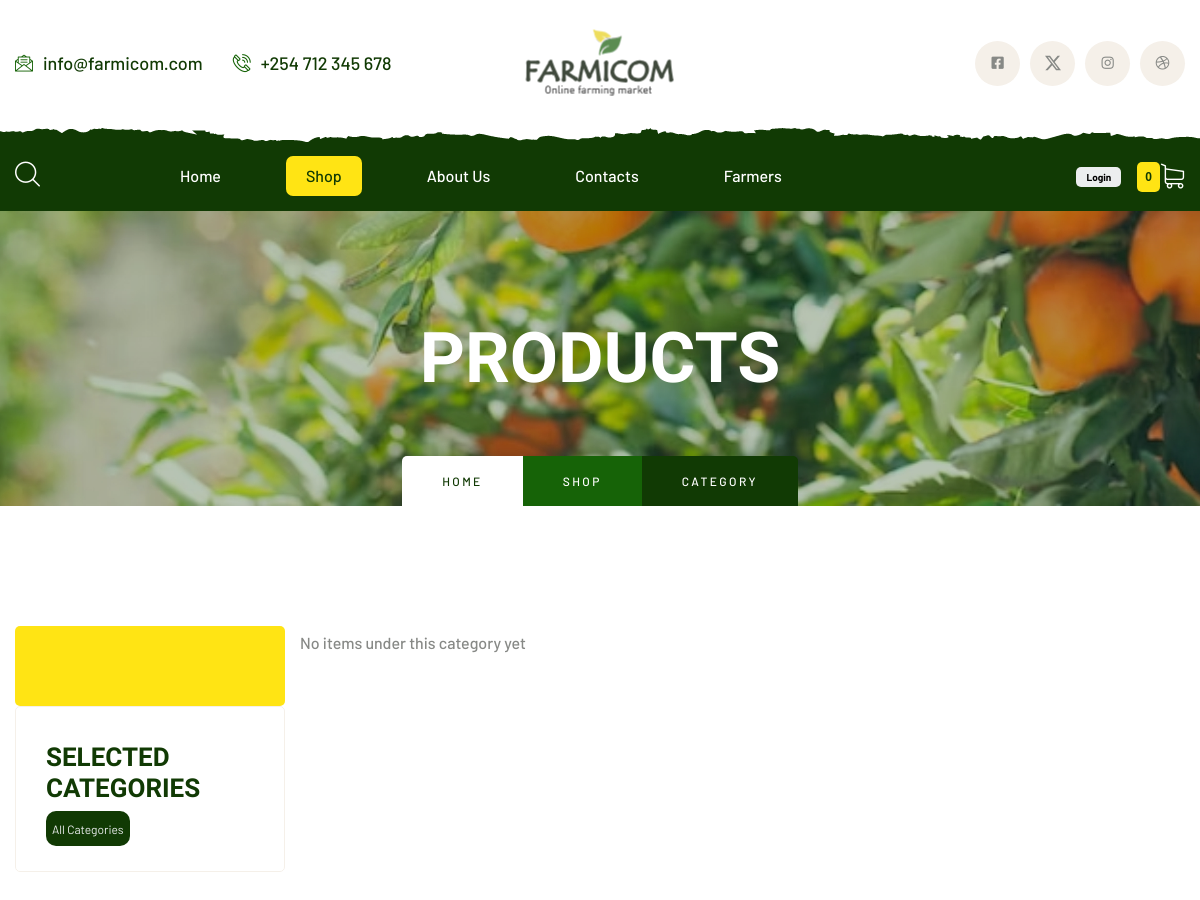
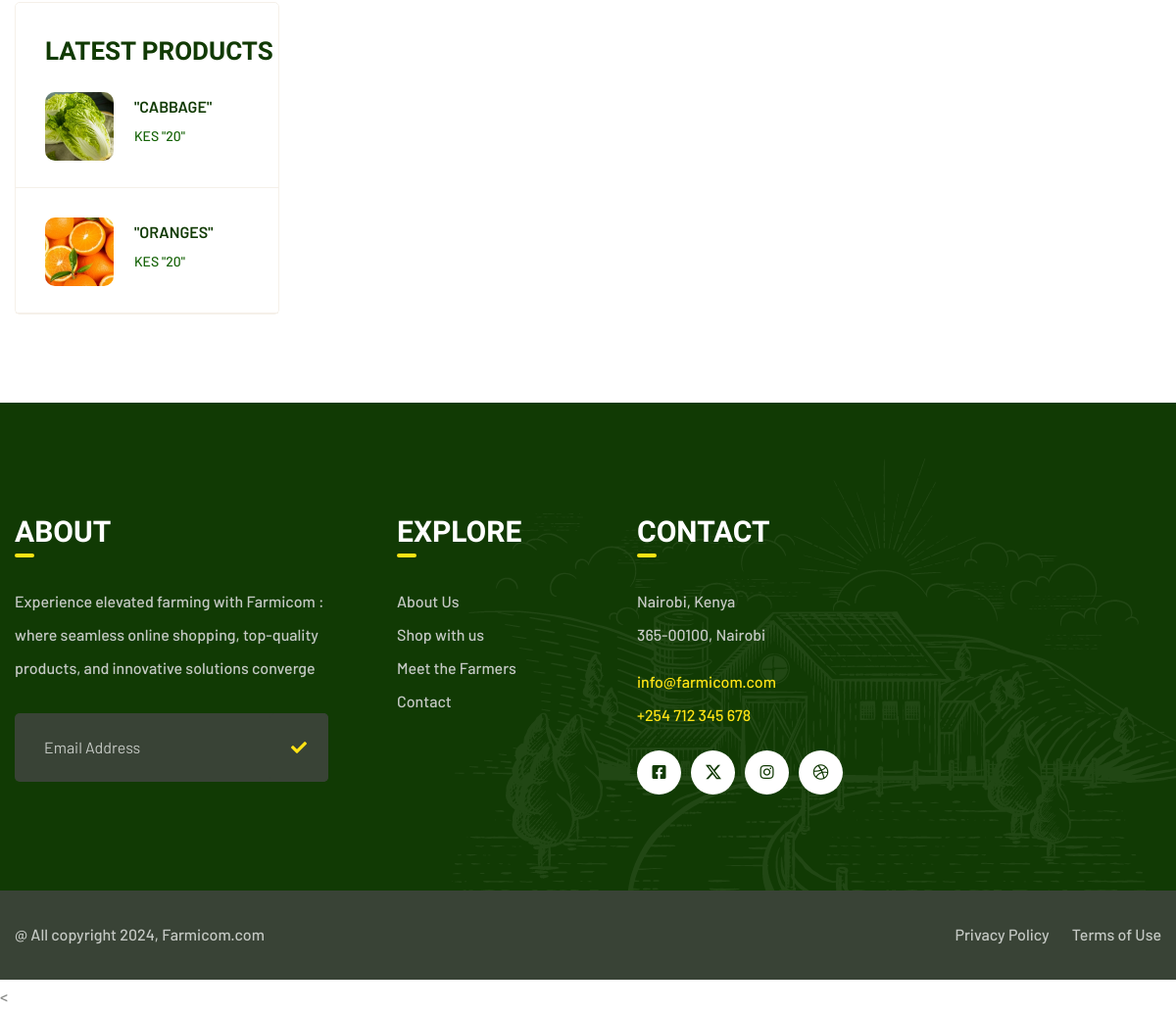
/categories.php, run on the app's committed database (2 pictures, top to bottom).
### tables this page shows
CREATE TABLE `products` (
  `ProductID` int(25) NOT NULL,
  `Product_name` varchar(25) NOT NULL,
  `Product_category` varchar(25) NOT NULL,
  `Price` int(25) NOT NULL,
  `Product_img` varchar(250) NOT NULL,
  `Buying_price` int(250) NOT NULL
);

### categories.php (the view, shortened to what the rows shown need)
<?php
include("config.php");
?>
<!DOCTYPE html>
<html lang="en">
    <head>
        <link rel="stylesheet" href="assets/css/animate.min.css">
        <link rel="stylesheet" href="assets/css/bootstrap.min.css">
        <link rel="stylesheet" href="assets/css/owl.carousel.min.css">
        <link rel="stylesheet" href="assets/css/owl.theme.default.min.css">
        <link rel="stylesheet" href="assets/css/magnific-popup.css">
        <link rel="stylesheet" href="assets/css/fontawesome-all.min.css">
        <link rel="stylesheet" href="assets/css/swiper.min.css">
        <link rel="stylesheet" href="assets/css/bootstrap-select.min.css">
        <link rel="stylesheet" href="assets/css/jquery.mCustomScrollbar.min.css">
        <link rel="stylesheet" href="assets/css/bootstrap-datepicker.min.css">
        <link rel="stylesheet" href="assets/css/vegas.min.css">
        <link rel="stylesheet" href="assets/css/nouislider.min.css">
        <link rel="stylesheet" href="assets/css/nouislider.pips.css">
        <link rel="stylesheet" href="assets/css/agrikol_iconl.css">
        <link rel="stylesheet" href="assets/css/style.css">
        <link rel="stylesheet" href="assets/css/responsive.css">
    </head>
    <body>
        <div class="page-wrapper">
        <section class="page-header" style="background-image: url(assets/images/backgrounds/page-header-contact.jpg);">
            <div class="container">
                <h2>Products</h2>
            </div>
        </section>
        <section class="product">
            <div class="container">
                <div class="row">
                    <div class="col-xl-3 col-lg-3 col-md-6">
                        <div class="sidebar-wrapper style2">
                            <div class="single-sidebar wow fadeInUp animated" data-wow-delay="0.5s"
                                data-wow-duration="1200ms">
                                <div class="top_sellers">
                                    <ul class="top-products">
                                    <?php
                                $select_products = mysqli_query($con, "SELECT * FROM `products` LIMIT 3") or die('query failed');
                                     if(mysqli_num_rows($select_products) > 0){
                                      while($fetch_products = mysqli_fetch_assoc($select_products)){
                                        ?>
                                        <li>
                                            <div class="product_item">
                                                <div class="img-box">
                                                    <img src="<?php echo $fetch_products['Product_img'];?>" alt="">
                                                </div>
                                                <div class="title-box">
                                                    <h4><a href="#">"<?php echo $fetch_products['Product_name'];?>"</a></h4>
                                                    <div class="value"> KES "<?php echo $fetch_products['Price'];?>"</div>
                                                </div>
                                            </div>
                                        </li>
                                        <?php } }?>
                                    </ul>
                                </div>
                            </div>
                        </div>
                    </div>
                </div>
            </div>
        </section>
    </div>
</body>
</html>

### data on the page
products: Product_img (picture), Product_name "CABBAGE", Price "20"
products: Product_img (picture), Product_name "ORANGES", Price "20"

### other printed values
$Cart_number "0"
